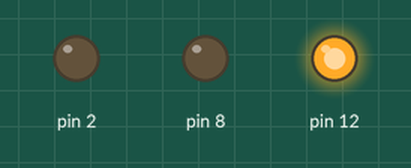
Recording of a sketch running on a simulated Arduino Uno, built with avr-gcc and run on an emulated ATmega328P. Shown: output pins drawn as LEDs (lit = HIGH).

Above: at 0.12 s.
At 1.37 s:
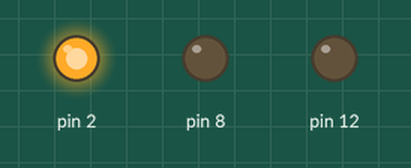
At 2.62 s:
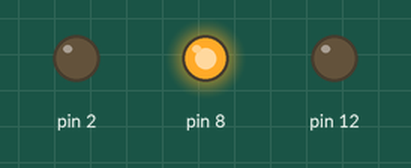
Timing chart, 0 to 3.0 s (numbered marks = the images above):
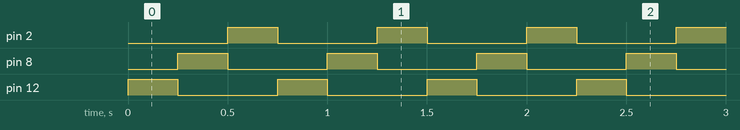

The sketch:

PiscaPiscaDe3LEDS.ino
```cpp
void setup() {
 pinMode(2, OUTPUT);
 pinMode(8, OUTPUT);
 pinMode(12, OUTPUT);
}

void loop() {
 digitalWrite(2, LOW);
 digitalWrite(8, LOW);
 digitalWrite(12, HIGH);
 delay(250);
 digitalWrite(2, LOW);
 digitalWrite(8, HIGH);
 digitalWrite(12, LOW);
 delay(250);
 digitalWrite(2, HIGH);
 digitalWrite(8, LOW);
 digitalWrite(12, LOW);
 delay(250);
}
```

Measured:
- by itself, pin 2, pin 8, pin 12: alternates HIGH for 0.25 s and LOW for 0.50 s
- by itself, everything shown: repeats every 0.75 s, in 3 steps
